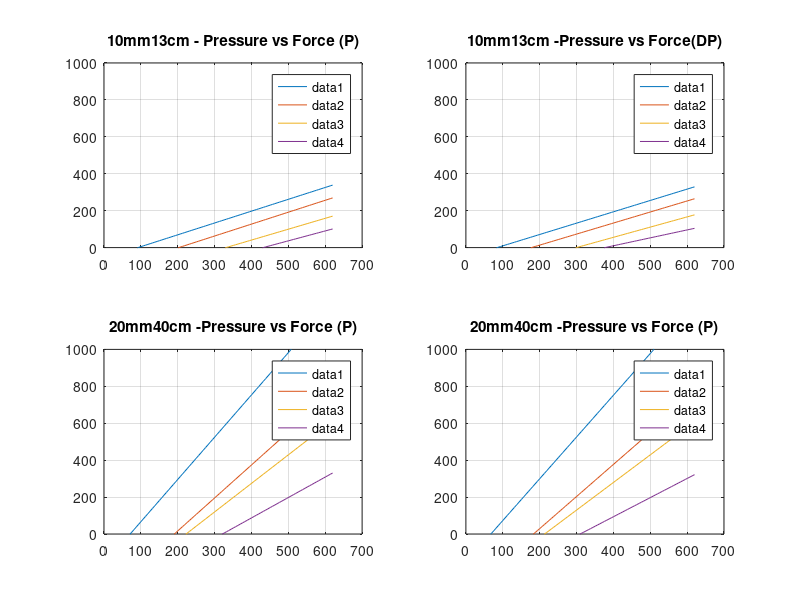

MATLAB code for this plot:
%Comparing models
% 10mm 13cm
pressure = linspace(0,620,100);

P_yfit10mm13cm_1 = 0.64121*pressure - 59.044; 
P_yfit10mm13cm_2 = 0.645*pressure -130.74;
P_yfit10mm13cm_3 = 0.589*pressure - 194.8;
P_yfit10mm13cm_4 = 0.536*pressure - 231.369;

DP_yfit10mm13cm_1 = 0.6146*pressure - 52.014; 
DP_yfit10mm13cm_2 = 0.598*pressure -106.24;
DP_yfit10mm13cm_3 = 0.5532*pressure - 165.65;
DP_yfit10mm13cm_4 = 0.429*pressure - 161.69;

%% 20mm 40cm
P_yfit20mm40cm_1 = 2.29*pressure -162.54;
P_yfit20mm40cm_2 = 1.7865*pressure -340.65;
P_yfit20mm40cm_3 = 1.546*pressure - 344.227;
P_yfit20mm40cm_4 = 1.106*pressure - 355.3;


DP_yfit20mm40cm_1 = 2.2619*pressure -153.32;
DP_yfit20mm40cm_2 = 1.739*pressure -318.90;
DP_yfit20mm40cm_3 = 1.496*pressure -319.38;
DP_yfit20mm40cm_4 = 1.0365*pressure -321.19;

figure
subplot(221)
plot(pressure,P_yfit10mm13cm_1,pressure,P_yfit10mm13cm_2,pressure,P_yfit10mm13cm_3,pressure,P_yfit10mm13cm_4);
title('10mm13cm - Pressure vs Force (P)')
ylim([0,1000])
legend
grid on
subplot(222)
plot(pressure,DP_yfit10mm13cm_1,pressure,DP_yfit10mm13cm_2,pressure,DP_yfit10mm13cm_3,pressure,DP_yfit10mm13cm_4);
title('10mm13cm -Pressure vs Force(DP)')
ylim([0,1000])
legend
grid on
subplot (223)
plot(pressure,P_yfit20mm40cm_1,pressure,P_yfit20mm40cm_2,pressure,P_yfit20mm40cm_3,pressure,P_yfit20mm40cm_4);
title('20mm40cm -Pressure vs Force (P)')
ylim([0,1000])
legend
grid on
subplot(224)
plot(pressure,DP_yfit20mm40cm_1,pressure,DP_yfit20mm40cm_2,pressure,DP_yfit20mm40cm_3,pressure,DP_yfit20mm40cm_4);
title('20mm40cm -Pressure vs Force (P)')
ylim([0,1000])
legend
grid on



